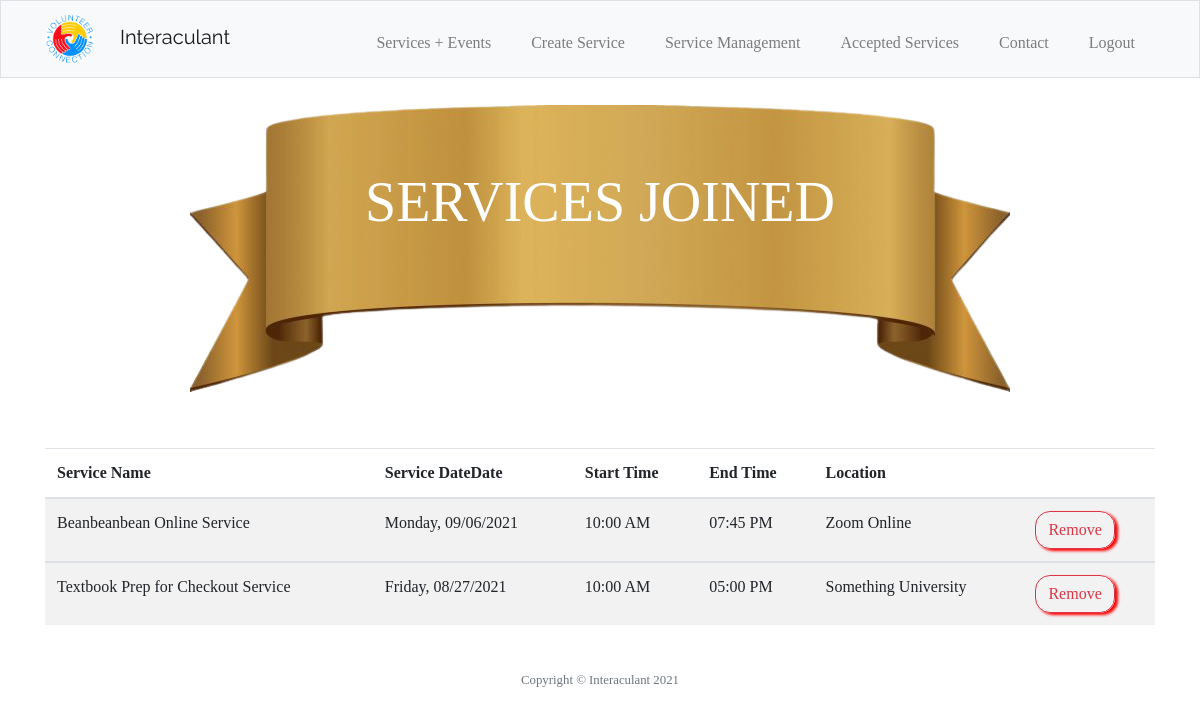
/service_joined (signed in), run on the app's committed database.
### tables this page shows
CREATE TABLE volunteers (services_id INTEGER, user_id INTEGER, volunteer_username TEXT NOT NULL, volunteer_email TEXT NOT NULL, title TEXT NOT NULL, date TEXT NOT NULL, start_time TEXT NOT NULL, end_time TEXT NOT NULL, location TEXT NOT NULL, FOREIGN KEY(services_id) REFERENCES services(id), FOREIGN KEY(user_id) REFERENCES users(id));

### app.py (the view)
@app.route("/service_joined", methods=["GET", "POST"])
@login_required
def service_joined():
    if request.method == "POST":
        service_id = request.get_json()[0]['service_id']
        user_id = request.get_json()[0]['user_id']
        con = sqlite3.connect("volunteer.db")
        con.row_factory = dict_factory
        db = con.cursor()
        try:
            db.execute("DELETE FROM volunteers WHERE services_id = ? AND user_id = ?", (service_id, user_id))
            results = {'processed': 'true'}
            db.execute("UPDATE services SET available = available+1 WHERE id =?", (service_id))
            flash("Successfully Removed!", "success")
        except:
            flash("Something went wrong", "danger")
            results = {'processed': 'false'}
        con.commit()
        con.close()
        return jsonify(results)
    else:
        con = sqlite3.connect("volunteer.db")
        con.row_factory = dict_factory
        db = con.cursor()
        joined = db.execute("SELECT services_id, user_id, title, date, start_time, end_time, location from volunteers WHERE user_id =?", [session["user_id"]]).fetchall()
        con.commit()
        con.close()
        return render_template("services_joined.html", joined = joined)

### app.py (called while the page is built)
@app.after_request
def after_request(response):
    response.headers["Cache-Control"] = "no-cache, no-store, must-revalidate"
    response.headers["Expires"] = 0
    response.headers["Pragma"] = "no-cache"
    return response

### helper.py (called while the page is built)
def dict_factory(cursor, row):
    d = {}
    for idx,col in enumerate(cursor.description):
        d[col[0]] = row[idx]
    return d

def login_required(f):
    @wraps(f)
    def decorated_function(*args, **kwargs):
        if session.get("user_id") is None:
            return redirect("/login")
        return f(*args, **kwargs)
    return decorated_function

### templates/services_joined.html (shortened to what this page needs)
{% extends "layout.html" %}
{% block main %}
<header class="service-title" style="overflow-x: auto;">
    <div class="service-text display-4">
        <span>SERVICES JOINED</span>
    </div>
</header>
<section>
    <div class="container">
        <table class="table table-striped">
            <thead>
                <th scope="col">Service Name</th>
                <th scope="col">Service DateDate</th>
                <th scope="col">Start Time</th>
                <th scope="col">End Time</th>
                <th scope="col">Location</th>
                <th scope="col"></th>
            </thead>
            {% for join in joined %}
                <tbody>
                    <td scope="col">{{join.title}}</td>
                    <td scope="col">{{join.date}}</td>
                    <td scope="col">{{join.start_time}}</td>
                    <td scope="col">{{join.end_time}}</td>
                    <td scope="col">{{join.location}}</td>
                    <td scope="col"><button style="border-radius: 15px; box-shadow:3px 2px 3px red;" type="button" class="btn btn-outline-danger" onclick="remove('{{join.services_id}}', '{{join.user_id}}')">Remove</button></td>
                </tbody>
            {% endfor %}
        </table>
    </div>
</section>
{% endblock %}

### static/login_register.css (style rules this page uses)
* { box-sizing: border-box; margin: 0; padding: 0; font-family: tisa; }
::placeholder { font-size: 1rem; font-weight: bold; }

### static/services.css (style rules this page uses)
main .service-title { background-image: url("/static/image/Ribbon.png"); background-repeat: no-repeat; background-position: center; background-size: auto; height: 300px; margin-top: 20px; position: relative; margin-bottom: 50px; }
main .service-text { position: absolute; top:35%; left: 50%; transform: translate(-50%, -50%); color: white; }

### data on the page
volunteers: title "Beanbeanbean Online Service", date "Monday, 09/06/2021", start_time "10:00 AM", end_time "07:45 PM", location "Zoom Online"
volunteers: title "Textbook Prep for Checkout Service", date "Friday, 08/27/2021", start_time "10:00 AM", end_time "05:00 PM", location "Something University"
